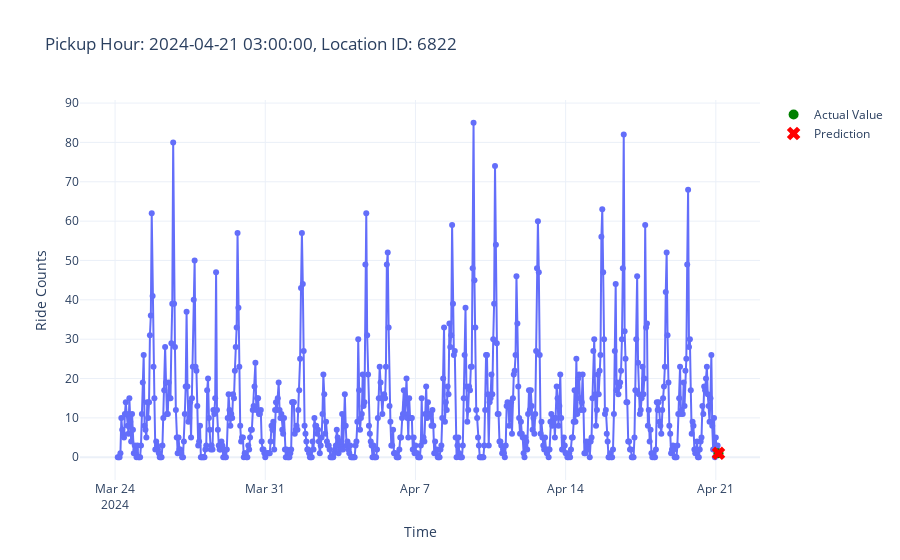

The code cell stored with this chart in its notebook:
### Code cell
from src.plot_utils import plot_aggregated_time_series
import pandas as pd
predictions_series = pd.Series(predictions, index=X_test_reduced.index)
plot_aggregated_time_series(X_test, y_test, row_id=50, predictions=predictions_series).show()

### Figure 1 — Plotly figure (JSON) as saved in the notebook; plotly's stock layout.template omitted (floating-point values rounded to 4 significant figures; data arrays with more than 128 entries replaced by an {"elided": "..."} marker saying what was removed)
{"data": [{"hovertemplate": "Time=%{x}<br>Ride Counts=%{y}<extra></extra>", "legendgroup": "", "line": {"color": "#636efa", "dash": "solid"}, "marker": {"symbol": "circle"}, "mode": "lines+markers", "name": "", "orientation": "v", "showlegend": false, "type": "scatter", "x": {"elided": "673 str values"}, "xaxis": "x", "y": {"elided": "673 int values"}, "yaxis": "y"}, {"marker": {"color": "green", "size": 10}, "mode": "markers", "name": "Actual Value", "type": "scatter", "x": ["2024-04-21T03:00:00.000000000"], "y": [1]}, {"marker": {"color": "red", "size": 12, "symbol": "x"}, "mode": "markers", "name": "Prediction", "type": "scatter", "x": ["2024-04-21T03:00:00.000000000"], "y": [1]}], "layout": {"legend": {"tracegroupgap": 0}, "title": {"text": "Pickup Hour: 2024-04-21 03:00:00, Location ID: 6822"}, "xaxis": {"anchor": "y", "domain": [0, 1], "title": {"text": "Time"}}, "yaxis": {"anchor": "x", "domain": [0, 1], "title": {"text": "Ride Counts"}}}}
